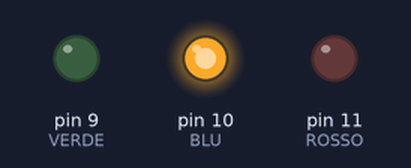
Recording of a sketch running on a simulated Arduino Uno, built with avr-gcc and run on an emulated ATmega328P. Parts: output pins drawn as LEDs (lit = HIGH).

Above: at 0.05 s.
At 2.55 s:
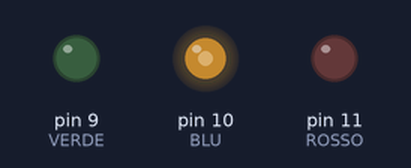
At 3.8 s:
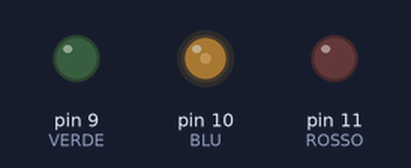
At 5.1 s:
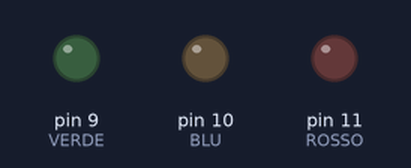
Timing chart, 0 to 6.6 s (numbered marks = the images above):
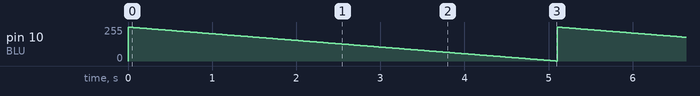

Measured:
- by itself, pin 10 (BLU): ramps from 254/255 to 0/255 and jumps back, once every 5.1 s

The sketch:

sketch24bBis.ino
```cpp
/* Prof. Michele Maffucci
   16.03.2014

   Uso di un led RGB a catodo comune
   Spegnimento graduale del LED Blu

   Questo codice è di dominio pubblico
*/

// pin a cui collegare i piedini del LED RGB
const int VERDE = 9;
const int BLU = 10;
const int ROSSO = 11;

// tempo di transizione colore
const int delayTime = 20;

void setup() {

  // imposta il pin digitale come output
  pinMode(VERDE, OUTPUT);
  pinMode(BLU, OUTPUT);
  pinMode(ROSSO, OUTPUT);


  // si impostano ad HIGH i pin VERDE, BLU, ROSSO
  // inizialmente il led RGB sarà spento
  digitalWrite(VERDE, LOW);
  digitalWrite(BLU, LOW);
  digitalWrite(ROSSO, LOW);
}

// definizione di variabili globali
int ValBlu;

void loop() {
  // spegnimento graduale del blu

  // coordinate RGB del bluso: 0, 0, 255

  ValBlu = 0;

  for( int i = 255 ; i > 0 ; i -= 1 ){

    ValBlu += 1;

    /* ad ogni ciclio la differenza
     255 - ValBlu AUMENTA
     provocando un graduale spegnimento del rosso
     */

    analogWrite( BLU, 255 - ValBlu );

    // attesa di 20 ms per percepire il colore
    delay( delayTime );
  }
}
```
